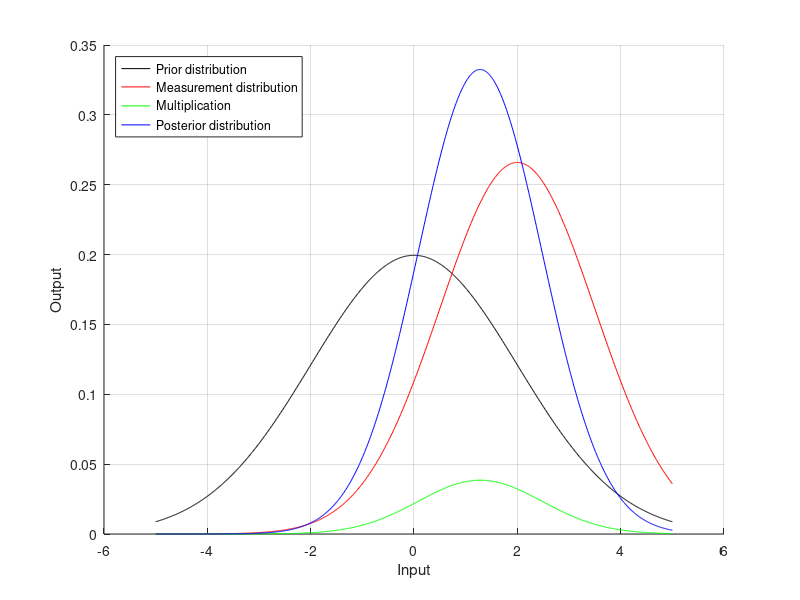
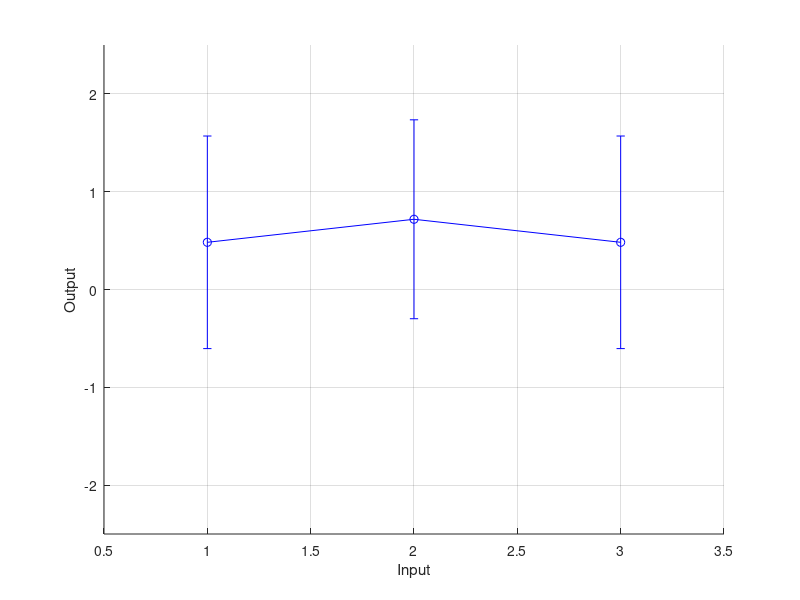
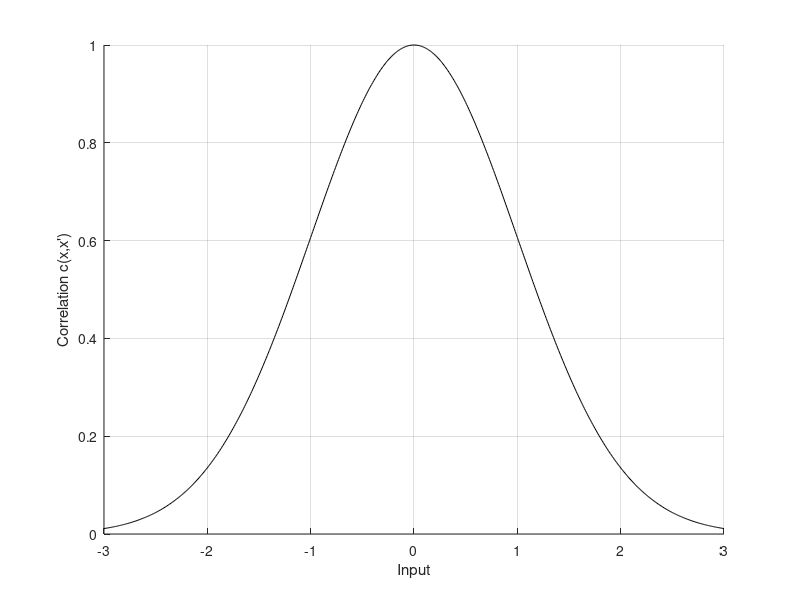
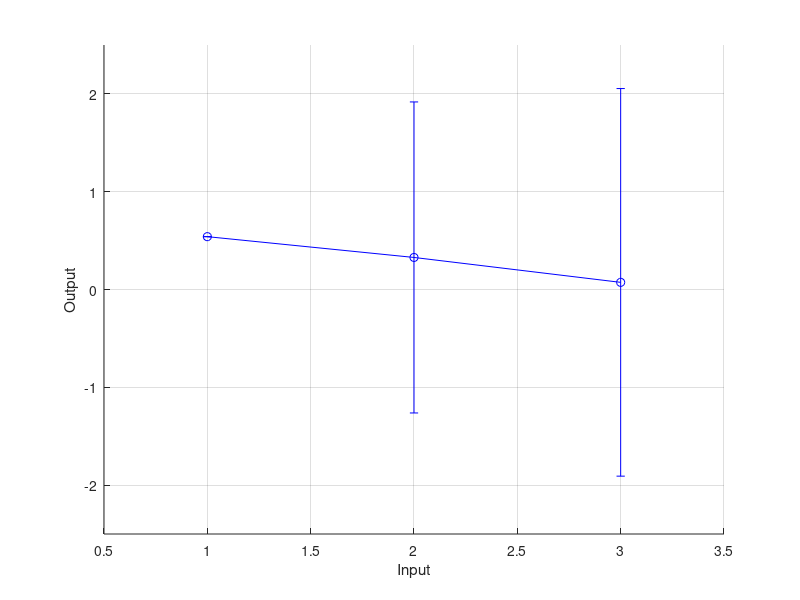

MATLAB code to generate these figures, in order:
% This file contains all the scripts for Chapter 2 of the Gaussian process regression thesis. 
% To use it, make sure that the Matlab directory is set to the directory of this file. Then first run this block, which initializes many parameters. Subsequently, you can run any block within
% this file separately, or you can just run them all together, for instance by pressing F5 or calling Chapter2 from the Matlab command.

% We set up the workspace, ready for executing scripts.
clear all; % Empty the workspace.
clc; % Empty the command window.
exportFigs = 0; % Do we export figures? 0 for no, 1 (or anything else) for yes.
useColor = 1; % Should we set up plots for colored output (1) or black-and-white output (0)?
addpath('../ExportFig'); % We add the functions for exporting figures.

%% Figure 2.1.
disp('Creating Figure 2.1.');
% We define data.
mPrior = 0; % This is the prior mean.
lfPrior = 2; % This is the prior standard deviation.
fHat = 2; % This is the measured value.
sfHat = 1.5; % This is the measurement noise standard deviation.

% We merge the data together to find the posterior mean and PDF.
sPost = sqrt(inv(inv(lfPrior^2) + inv(sfHat^2))); % This is the posterior standard deviation.
mPost = sPost^2*(lfPrior^2\mPrior + sfHat^2\fHat); % This is the posterior mean.

% We now set up plot data.
x = -5:0.01:5;
pdfPrior = normpdf(x, mPrior, lfPrior);
pdfMeasurement = normpdf(x, fHat, sfHat);
pdfProduct = pdfPrior.*pdfMeasurement; % We multiply the two PDFs.
pdfPosterior = normpdf(x, mPost, sPost); % And we normalize the result by dividing by the integral value. (Which is equivalent to calculating the PDF with the right mean and standard deviation, which is what we actually do.)

% We make a plot.
figure(1);
clf(1);
hold on;
grid on;
xlabel('Input');
ylabel('Output');
if useColor == 0
	plot(x, pdfPrior, 'k-');
	plot(x, pdfMeasurement, 'k--');
	plot(x, pdfProduct, 'k-.');
	plot(x, pdfPosterior, 'k-','LineWidth',2);
else
	plot(x, pdfPrior, 'k-');
	plot(x, pdfMeasurement, 'r-');
	plot(x, pdfProduct, 'g-');
	plot(x, pdfPosterior, 'b-');
end
legend('Prior distribution','Measurement distribution','Multiplication','Posterior distribution','Location','NorthWest');

% We export the plot, if desired.
if exportFigs ~= 0
	export_fig('MergingDistributions.png','-transparent');
end

%% Figure 2.2.
disp('Creating Figure 2.2.');
% We define data.
lf = 1; % This is the output length scale.
lx = 1; % This is the input length scale.
sf = 0.7; % This is the output noise scale.
X = [1,2,3]; % This is the set of input points x(1), x(2) and x(3).
fh = cos(X - 2)'; % This is the measured function value. The function we will approximate is cos(x - 2).

% We now set up the (squared exponential) covariance matrix and some related parameters.
n = size(X,2); % This is the number of input points.
diff = repmat(X,n,1) - repmat(X',1,n); % This is matrix containing differences between input points.
K = lf^2*exp(-1/2*diff.^2/lx^2); % This is the covariance matrix. It contains the covariances of each combination of points.
m = zeros(n,1); % This is the mean vector m(X). We assume a zero mean function.
Sfh = sf^2*eye(n); % This is the noise matrix \hat{S}_f.

% We apply GP regression.
SPost = inv(inv(K) + inv(Sfh)); % This is the posterior covariance matrix.
mPost = SPost*(K\m + Sfh\fh); % This is the posterior mean vector.
sPost = sqrt(diag(SPost)); % These are the posterior standard deviations.

% We set up the first plot with the prior error bars.
figure(2);
clf(2);
hold on;
grid on;
xlabel('Input');
ylabel('Output');
if useColor == 0
	errorbar(X, m, 2*lf*ones(n,1), 2*lf*ones(n,1), 'kd-');
else
	errorbar(X, m, 2*lf*ones(n,1), 2*lf*ones(n,1), 'ko-');
end
axis([0.5,3.5,-2.5,2.5]);
if exportFigs ~= 0
	export_fig('MergingMultipleDistributionsPrior.png','-transparent');
end

% We set up the second plot, with the measured error bars.
figure(2);
clf(2);
hold on;
grid on;
xlabel('Input');
ylabel('Output');
if useColor == 0
	errorbar(X, fh, 2*sf*ones(n,1), 2*sf*ones(n,1), 'ko-');
else
	errorbar(X, fh, 2*sf*ones(n,1), 2*sf*ones(n,1), 'ro-');
end
axis([0.5,3.5,-2.5,2.5]);
if exportFigs ~= 0
	export_fig('MergingMultipleDistributionsMeasurement.png','-transparent');
end

% We set up the third plot, with the posterior error bars.
figure(2);
clf(2);
hold on;
grid on;
xlabel('Input');
ylabel('Output');
if useColor == 0
	errorbar(X, mPost, 2*sPost, 2*sPost, 'k*-');
else
	errorbar(X, mPost, 2*sPost, 2*sPost, 'bo-');
end
axis([0.5,3.5,-2.5,2.5]);
if exportFigs ~= 0
	export_fig('MergingMultipleDistributionsPosterior.png','-transparent');
end

%% Figure 2.3.
disp('Creating Figure 2.3.');
% We define and calculate data.
lx = 1;
x = -3:0.01:3;
c = exp(-1/2*x.^2/lx^2);

% We plot the figure.
figHandle = figure(3);
set(figHandle, 'Position', [500, 500, 800, 300]); % We want a different size for this plot, so we adjust that.
clf(3);
hold on;
grid on;
plot(x,c,'k-');
xlabel('Input');
ylabel('Correlation c(x,x'')');
if exportFigs ~= 0
	export_fig('CorrelationFunction.png','-transparent');
end

%% Figure 2.4.
disp('Creating Figure 2.4.');
% We define data.
lf = 1; % This is the output length scale.
lx = 1; % This is the input length scale.
X = [1,2,3]; % This is the set of input points x(1), x(2) and x(3).
f1 = cos(X(1) - 2); % This is the measured function value. The function we will approximate is cos(x - 2).

% We now set up the (squared exponential) covariance matrix.
n = size(X,2); % This is the number of input points.
diff = repmat(X,n,1) - repmat(X',1,n); % This is matrix containing differences between input points.
K = lf^2*exp(-1/2*diff.^2/lx^2); % This is the covariance matrix. It contains the covariances of each combination of points.
m = zeros(n,1); % This is the mean vector m(X). We assume a zero mean function.

% We apply GP regression.
mPost = m + K(:,1)/K(1,1)*(f1 - m(1)); % This is the posterior mean vector.
SPost = K - K(:,1)/K(1,1)*K(1,:); % This is the posterior covariance matrix.
sPost = sqrt(diag(SPost)); % These are the posterior standard deviations.

% We set up the first plot with the prior error bars.
figure(4);
clf(4);
hold on;
grid on;
xlabel('Input');
ylabel('Output');
if useColor == 0
	errorbar(X, m, 2*lf*ones(n,1), 2*lf*ones(n,1), 'kd-');
else
	errorbar(X, m, 2*lf*ones(n,1), 2*lf*ones(n,1), 'ko-');
end
axis([0.5,3.5,-2.5,2.5]);
if exportFigs ~= 0
	export_fig('FirstGPRegressionPrior.png','-transparent');
end

% We set up the second plot, with the measured error bars.
figure(4);
clf(4);
hold on;
grid on;
xlabel('Input');
ylabel('Output');
if useColor == 0
	errorbar(X, [f1;0;0], [0;1e6;1e6], [0;1e6;1e6], 'ko-'); % We use 1e6 to indicate a very big (infinite) number.
else
	errorbar(X, [f1;0;0], [0;1e6;1e6], [0;1e6;1e6], 'ro-');
end
axis([0.5,3.5,-2.5,2.5]);
if exportFigs ~= 0
	export_fig('FirstGPRegressionMeasurement.png','-transparent');
end

% We set up the third plot, with the posterior error bars.
figure(4);
clf(4);
hold on;
grid on;
xlabel('Input');
ylabel('Output');
if useColor == 0
	errorbar(X, mPost, 2*sPost, 2*sPost, 'k*-');
else
	errorbar(X, mPost, 2*sPost, 2*sPost, 'bo-');
end
axis([0.5,3.5,-2.5,2.5]);
if exportFigs ~= 0
	export_fig('FirstGPRegressionPosterior.png','-transparent');
end

%% Figure 2.5.
disp('Creating Figure 2.5.');
% We define data.
lf = 1; % This is the output length scale.
lx = 1; % This is the input length scale.
Xs = 0.2:0.2:3.8; % These are the trial points.
Xm = [1,2.5]; % These are the measurement points.
fmh = cos(Xm - 2)'; % These are the measurement values.

% We now set up the (squared exponential) covariance matrix and related terms.
nm = size(Xm,2); % This is the number of measurement points.
ns = size(Xs,2); % This is the number of trial points.
X = [Xm,Xs]; % We merge the measurement and trial points.
n = size(X,2); % This is the number of points.
diff = repmat(X,n,1) - repmat(X',1,n); % This is matrix containing differences between input points.
K = lf^2*exp(-1/2*diff.^2/lx^2); % This is the covariance matrix. It contains the covariances of each combination of points.
Kmm = K(1:nm,1:nm);
Kms = K(1:nm,nm+1:end);
Ksm = Kms';
Kss = K(nm+1:end,nm+1:end);
mm = zeros(nm,1); % This is the mean vector m(Xm). We assume a zero mean function.
ms = zeros(ns,1); % This is the mean vector m(Xs). We assume a zero mean function.

% Next, we apply GP regression.
mPost = ms + Ksm/Kmm*(fmh - mm); % This is the posterior mean vector.
SPost = Kss - Ksm/Kmm*Kms; % This is the posterior covariance matrix.
sPost = sqrt(diag(SPost)); % These are the posterior standard deviations.

% We set up error bar plots.
figure(5);
clf(5);
hold on;
grid on;
xlabel('Input');
ylabel('Output');
if useColor == 0
	errorbar(Xs, mPost, 2*sPost, 2*sPost, 'k*-');
	plot(Xm, fmh, 'ko'); % We plot the measurement points.
else
	errorbar(Xs, mPost, 2*sPost, 2*sPost, 'bo-');
	plot(Xm, fmh, 'ro'); % We plot the measurement points.
end
axis([0,4,-1.5,2.5]);
if exportFigs ~= 0
	export_fig('SecondGPRegression1.png','-transparent');
end

% We define other data.
Xs = 0:0.01:4;
Xm = [1,2.5,3.7,0.1];
fmh = cos(Xm - 2)'; % These are the measurement values.

% We set up the (squared exponential) covariance matrix and related terms in exactly the same way.
nm = size(Xm,2); % This is the number of measurement points.
ns = size(Xs,2); % This is the number of trial points.
X = [Xm,Xs]; % We merge the measurement and trial points.
n = size(X,2); % This is the number of points.
diff = repmat(X,n,1) - repmat(X',1,n); % This is matrix containing differences between input points.
K = lf^2*exp(-1/2*diff.^2/lx^2); % This is the covariance matrix. It contains the covariances of each combination of points.
Kmm = K(1:nm,1:nm);
Kms = K(1:nm,nm+1:end);
Ksm = Kms';
Kss = K(nm+1:end,nm+1:end);
mm = zeros(nm,1); % This is the mean vector m(Xm). We assume a zero mean function.
ms = zeros(ns,1); % This is the mean vector m(Xs). We assume a zero mean function.

% We apply GP regression in exactly the same way.
mPost = ms + Ksm/Kmm*(fmh - mm); % This is the posterior mean vector.
SPost = Kss - Ksm/Kmm*Kms; % This is the posterior covariance matrix.
sPost = sqrt(diag(SPost)); % These are the posterior standard deviations.

% We set up a plot in a new way, using a grey'ish area instead of error bars.
figure(5);
clf(5);
hold on;
grid on;
xlabel('Input');
ylabel('Output');
if useColor == 0
	patch([Xs, fliplr(Xs)],[mPost-2*sPost; flipud(mPost+2*sPost)], 1, 'FaceColor', [1,1,1]*0.9, 'EdgeColor', 'none'); % This is the grey area in the plot.
	patch([Xs, fliplr(Xs)],[mPost-sPost; flipud(mPost+sPost)], 1, 'FaceColor', [1,1,1]*0.8, 'EdgeColor', 'none'); % This is the grey area in the plot.
	set(gca, 'layer', 'top'); % We make sure that the grid lines and axes are above the grey area.
	plot(Xs, mPost, 'k-', 'LineWidth', 1); % We plot the mean line.
	plot(Xm, fmh, 'ko'); % We plot the measurement points.
else
	patch([Xs, fliplr(Xs)],[mPost-2*sPost; flipud(mPost+2*sPost)], 1, 'FaceColor', [0.9,0.9,1], 'EdgeColor', 'none'); % This is the grey area in the plot.
	patch([Xs, fliplr(Xs)],[mPost-sPost; flipud(mPost+sPost)], 1, 'FaceColor', [0.8,0.8,1], 'EdgeColor', 'none'); % This is the grey area in the plot.
	set(gca, 'layer', 'top'); % We make sure that the grid lines and axes are above the grey area.
	plot(Xs, mPost, 'b-', 'LineWidth', 1); % We plot the mean line.
	plot(Xm, fmh, 'ro'); % We plot the measurement points.
end
axis([0,4,-1.5,2.5]);
if exportFigs ~= 0
	export_fig('SecondGPRegression2.png','-transparent');
end

%% Figure 2.6.
disp('Creating Figure 2.6.');
% We define data.
lf = 1; % This is the output length scale.
lx = 1; % This is the input length scale.
sfm = 0.1; % This is the output noise scale.
Xs = 0:0.01:4; % These are the trial points.
Xm = [1,2.5,3.7,0.1]; % These are the measurement points.
fmh = cos(Xm - 2)' + sfm*randn(size(Xm))'; % These are the measurement values, corrupted by noise.

% We now set up the (squared exponential) covariance matrix and related terms.
nm = size(Xm,2); % This is the number of measurement points.
ns = size(Xs,2); % This is the number of trial points.
X = [Xm,Xs]; % We merge the measurement and trial points.
n = size(X,2); % This is the number of points.
diff = repmat(X,n,1) - repmat(X',1,n); % This is matrix containing differences between input points.
K = lf^2*exp(-1/2*diff.^2/lx^2); % This is the covariance matrix. It contains the covariances of each combination of points.
Kmm = K(1:nm,1:nm);
Kms = K(1:nm,nm+1:end);
Ksm = Kms';
Kss = K(nm+1:end,nm+1:end);
Sfm = sfm^2*eye(nm); % This is the noise covariance matrix.
mm = zeros(nm,1); % This is the mean vector m(Xm). We assume a zero mean function.
ms = zeros(ns,1); % This is the mean vector m(Xs). We assume a zero mean function.

% Next, we apply GP regression.
mPost = ms + Ksm/(Kmm + Sfm)*(fmh - mm); % This is the posterior mean vector.
SPost = Kss - Ksm/(Kmm + Sfm)*Kms; % This is the posterior covariance matrix.
sPost = sqrt(diag(SPost)); % These are the posterior standard deviations.

% We set up the GP plot.
figure(6);
clf(6);
hold on;
grid on;
xlabel('Input');
ylabel('Output');
if useColor == 0
	patch([Xs, fliplr(Xs)],[mPost-2*sPost; flipud(mPost+2*sPost)], 1, 'FaceColor', [1,1,1]*0.9, 'EdgeColor', 'none'); % This is the grey area in the plot.
	patch([Xs, fliplr(Xs)],[mPost-sPost; flipud(mPost+sPost)], 1, 'FaceColor', [1,1,1]*0.8, 'EdgeColor', 'none'); % This is the grey area in the plot.
	set(gca, 'layer', 'top'); % We make sure that the grid lines and axes are above the grey area.
	plot(Xs, mPost, 'k-', 'LineWidth', 1); % We plot the mean line.
	plot(Xm, fmh, 'ko'); % We plot the measurement points.
else
	patch([Xs, fliplr(Xs)],[mPost-2*sPost; flipud(mPost+2*sPost)], 1, 'FaceColor', [0.9,0.9,1], 'EdgeColor', 'none'); % This is the grey area in the plot.
	patch([Xs, fliplr(Xs)],[mPost-sPost; flipud(mPost+sPost)], 1, 'FaceColor', [0.8,0.8,1], 'EdgeColor', 'none'); % This is the grey area in the plot.
	set(gca, 'layer', 'top'); % We make sure that the grid lines and axes are above the grey area.
	plot(Xs, mPost, 'b-', 'LineWidth', 1); % We plot the mean line.
	plot(Xm, fmh, 'ro'); % We plot the measurement points.
end
axis([0,4,-1.5,2.5]);
if exportFigs ~= 0
	export_fig('NoisyGPRegression.png','-transparent');
end

%% Figure 2.7.
disp('Creating Figure 2.7.');
% We first of all do the exact same thing as for figure 2.6.
% We define data.
lf = 1; % This is the output length scale.
lx = 1; % This is the input length scale.
sfm = 0.1; % This is the output noise scale.
Xs = 0:0.01:4; % These are the trial points.
Xm = [1,2.5,3.7,0.1]; % These are the measurement points.
fmh = cos(Xm - 2)' + sfm*randn(size(Xm))'; % These are the measurement values, corrupted by noise.

% We now set up the (squared exponential) covariance matrix and related terms.
nm = size(Xm,2); % This is the number of measurement points.
ns = size(Xs,2); % This is the number of trial points.
X = [Xm,Xs]; % We merge the measurement and trial points.
n = size(X,2); % This is the number of points.
diff = repmat(X,n,1) - repmat(X',1,n); % This is matrix containing differences between input points.
K = lf^2*exp(-1/2*diff.^2/lx^2); % This is the covariance matrix. It contains the covariances of each combination of points.
Kmm = K(1:nm,1:nm);
Kms = K(1:nm,nm+1:end);
Ksm = Kms';
Kss = K(nm+1:end,nm+1:end);
Sfm = sfm^2*eye(nm); % This is the noise covariance matrix.
mm = zeros(nm,1); % This is the mean vector m(Xm). We assume a zero mean function.
ms = zeros(ns,1); % This is the mean vector m(Xs). We assume a zero mean function.

% Next, we apply GP regression.
mPost = ms + Ksm/(Kmm + Sfm)*(fmh - mm); % This is the posterior mean vector.
SPost = Kss - Ksm/(Kmm + Sfm)*Kms; % This is the posterior covariance matrix.
sPost = sqrt(diag(SPost)); % These are the posterior standard deviations.

% We set up the GP plot.
figure(7);
clf(7);
hold on;
grid on;
xlabel('Input');
ylabel('Output');
if useColor == 0
	patch([Xs, fliplr(Xs)],[mPost-2*sPost; flipud(mPost+2*sPost)], 1, 'FaceColor', [1,1,1]*0.9, 'EdgeColor', 'none'); % This is the grey area in the plot.
	patch([Xs, fliplr(Xs)],[mPost-sPost; flipud(mPost+sPost)], 1, 'FaceColor', [1,1,1]*0.8, 'EdgeColor', 'none'); % This is the grey area in the plot.
	set(gca, 'layer', 'top'); % We make sure that the grid lines and axes are above the grey area.
	plot(Xs, mPost, 'k-', 'LineWidth', 1); % We plot the mean line.
	plot(Xm, fmh, 'ko'); % We plot the measurement points.
else
	patch([Xs, fliplr(Xs)],[mPost-2*sPost; flipud(mPost+2*sPost)], 1, 'FaceColor', [0.9,0.9,1], 'EdgeColor', 'none'); % This is the grey area in the plot.
	patch([Xs, fliplr(Xs)],[mPost-sPost; flipud(mPost+sPost)], 1, 'FaceColor', [0.8,0.8,1], 'EdgeColor', 'none'); % This is the grey area in the plot.
	set(gca, 'layer', 'top'); % We make sure that the grid lines and axes are above the grey area.
	plot(Xs, mPost, 'b-', 'LineWidth', 1); % We plot the mean line.
	plot(Xm, fmh, 'ro'); % We plot the measurement points.
end
axis([0,4,-1.5,2.5]);

% Next, we generate samples from the posterior distribution of the trial points.
rng(5, 'twister'); % We fix Matlab's random number generator, so that it always creates functions which I've found to be pretty representative as far as random samples go.
eps = 1e-10; % We use a small number to add to the diagonal (so to the eigenvalues) of the matrix, to make sure Matlab doesn't give any numerical issues with finding the Cholesky decomposition.
SPostCholesky = chol(SPost + eps*eye(ns)); % We use the Cholesky decomposition to sample from the posterior Gaussian distribution.
sample1 = mPost + SPostCholesky'*randn(ns,1); % We generate a sample from the Gaussian distribution with mean mPost and with covariance matrix SPost.
% sample1 = mvnrnd(mPost, SPost + eps*eye(ns))'; % We could have also used this, which is the equivalent of the previous two lines, but the mvnrnd function gives numerical problems more quickly than the cholesky function.
plot(Xs, sample1, 'k--');
sample2 = mPost + SPostCholesky'*randn(ns,1); % We generate a sample from the Gaussian distribution with mean mPost and with covariance matrix SPost.
plot(Xs, sample2, 'k-.');
sample3 = mPost + SPostCholesky'*randn(ns,1); % We generate a sample from the Gaussian distribution with mean mPost and with covariance matrix SPost.
plot(Xs, sample3, 'k:');
rng('shuffle'); % And we unfix Matlab's random number generator again.

% And we export the graph too.
if exportFigs ~= 0
	export_fig('GPSamples.png','-transparent');
end

%% Figure 2.8.
disp('Creating Figure 2.8.');
% We define data.
lf = 1; % This is the output length scale.
lx = [1;0.5]; % These are the input length scales.
sfm = 0.02; % This is the output noise scale.
xMin = [0;0]; % These are the minimums for the plot area.
xMax = [4;4]; % These are the maximums for the plot area.
rng(5, 'twister'); % I'm fixing Matlab's random number generator again.
nm = 20; % This is the number of measurement points which we will use.
Xm = repmat(xMin,1,nm) + rand(2,nm).*(repmat(xMax,1,nm) - repmat(xMin,1,nm));
fmh = (cos(Xm(1,:) - 2) + cos(2*(Xm(2,:) - 2)))' + sfm*randn(1,nm)'; % These are the measurement values, corrupted by noise.
rng('shuffle'); % And we unfix the random number generator again.

% We set up the trial points.
nsPerDimension = 51; % This is the number of trial points per dimension.
ns = nsPerDimension^2; % This is the total number of trial points.
[x1Mesh,x2Mesh] = meshgrid(linspace(xMin(1),xMax(1),nsPerDimension),linspace(xMin(2),xMax(2),nsPerDimension));
Xs = [reshape(x1Mesh,1,ns); reshape(x2Mesh,1,ns)];

% We now set up the (squared exponential) covariance matrix and related terms.
X = [Xm,Xs]; % We merge the measurement and trial points.
n = size(X,2); % This is the number of points.
diff = repmat(permute(X,[3,2,1]),n,1) - repmat(permute(X,[2,3,1]),1,n); % This is matrix containing differences between input points. We have rearranged things so that indices 1 and 2 represent the numbers of vectors, while index 3 represents the element within the vector.
K = lf^2*exp(-1/2*sum(diff.^2./repmat(permute(lx.^2,[3,2,1]),n,n), 3)); % This is the covariance matrix. It contains the covariances of each combination of points.
Kmm = K(1:nm,1:nm);
Kms = K(1:nm,nm+1:end);
Ksm = Kms';
Kss = K(nm+1:end,nm+1:end);
Sfm = sfm^2*eye(nm); % This is the noise covariance matrix.
mm = zeros(nm,1); % This is the mean vector m(Xm). We assume a zero mean function.
ms = zeros(ns,1); % This is the mean vector m(Xs). We assume a zero mean function.

% Next, we apply GP regression.
mPost = ms + Ksm/(Kmm + Sfm)*(fmh - mm); % This is the posterior mean vector.
SPost = Kss - Ksm/(Kmm + Sfm)*Kms; % This is the posterior covariance matrix.
sPost = sqrt(diag(SPost)); % These are the posterior standard deviations.
mPost = reshape(mPost, nsPerDimension, nsPerDimension); % We put the result in a square format again.
sPost = reshape(sPost, nsPerDimension, nsPerDimension); % We put the result in a square format again.

% And then we plot the result.
figure(8);
clf(8);
hold on;
grid on;
sDown = surface(x1Mesh, x2Mesh, mPost - 2*sPost);
set(sDown,'FaceAlpha',0.3);
set(sDown,'LineStyle','none');
sUp = surface(x1Mesh, x2Mesh, mPost + 2*sPost);
set(sUp,'FaceAlpha',0.3);
set(sUp,'LineStyle','none');
sMid = surface(x1Mesh, x2Mesh, mPost);
set(sMid,'FaceAlpha',0.8);
if useColor == 0
	set(sDown,'FaceColor',[0.5,0.5,0.5]);
	set(sUp,'FaceColor',[0.5,0.5,0.5]);
	set(sMid,'FaceColor',[0.5,0.5,0.5]);
	scatter3(Xm(1,:), Xm(2,:), fmh, 'ko', 'filled');
else
	set(sDown,'FaceColor',[0,0,1]);
	set(sUp,'FaceColor',[0,0,1]);
	set(sMid,'FaceColor',[0,0,1]);
	scatter3(Xm(1,:), Xm(2,:), fmh, 'ro', 'filled');
end
xlabel('Input 1');
ylabel('Input 2');
zlabel('Output');
view([118,10]);
if exportFigs ~= 0
	export_fig('MultiInputGPRegression.png','-transparent');
end


%% Figure 2.9.
disp('Creating Figure 2.9.');
% We define data.
lf = 1; % This is the output length scale.
lx = 1; % This is the input length scale.
sfm = 0.1; % This is the output noise scale.
Xs = 0:0.01:4; % These are the trial points.
Xm = [1,2.5,3.7,0.1]; % These are the measurement points.
fmh = cos(Xm - 2)' + sfm*randn(size(Xm))'; % These are the measurement values, corrupted by noise.

% We now set up the (squared exponential) covariance matrix and related terms.
nm = size(Xm,2); % This is the number of measurement points.
ns = size(Xs,2); % This is the number of trial points.
X = [Xm,Xs]; % We merge the measurement and trial points.
n = size(X,2); % This is the number of points.
diff = repmat(X,n,1) - repmat(X',1,n); % This is matrix containing differences between input points.
K = lf^2*exp(-1/2*diff.^2/lx^2); % This is the covariance matrix. It contains the covariances of each combination of points.
Kmm = K(1:nm,1:nm);
Kms = K(1:nm,nm+1:end);
Ksm = Kms';
Kss = K(nm+1:end,nm+1:end);
Sfm = sfm^2*eye(nm); % This is the noise covariance matrix.
mm = zeros(nm,1); % This is the mean vector m(Xm). We assume a zero mean function.
ms = zeros(ns,1); % This is the mean vector m(Xs). We assume a zero mean function.

% Next, we apply GP regression.
mPost = ms + Ksm/(Kmm + Sfm)*(fmh - mm); % This is the posterior mean vector.
SPost = Kss - Ksm/(Kmm + Sfm)*Kms; % This is the posterior covariance matrix.
sPost = sqrt(diag(SPost)); % These are the posterior standard deviations.

% We set up the GP plot.
figure(6);
clf(6);
hold on;
grid on;
xlabel('Input');
ylabel('Output');
if useColor == 0
	patch([Xs, fliplr(Xs)],[mPost-2*sPost; flipud(mPost+2*sPost)], 1, 'FaceColor', [1,1,1]*0.9, 'EdgeColor', 'none'); % This is the grey area in the plot.
	patch([Xs, fliplr(Xs)],[mPost-sPost; flipud(mPost+sPost)], 1, 'FaceColor', [1,1,1]*0.8, 'EdgeColor', 'none'); % This is the grey area in the plot.
	set(gca, 'layer', 'top'); % We make sure that the grid lines and axes are above the grey area.
	plot(Xs, mPost, 'k-', 'LineWidth', 1); % We plot the mean line.
	plot(Xm, fmh, 'ko'); % We plot the measurement points.
else
	patch([Xs, fliplr(Xs)],[mPost-2*sPost; flipud(mPost+2*sPost)], 1, 'FaceColor', [0.9,0.9,1], 'EdgeColor', 'none'); % This is the grey area in the plot.
	patch([Xs, fliplr(Xs)],[mPost-sPost; flipud(mPost+sPost)], 1, 'FaceColor', [0.8,0.8,1], 'EdgeColor', 'none'); % This is the grey area in the plot.
	set(gca, 'layer', 'top'); % We make sure that the grid lines and axes are above the grey area.
	plot(Xs, mPost, 'b-', 'LineWidth', 1); % We plot the mean line.
	plot(Xm, fmh, 'ro'); % We plot the measurement points.
end
axis([0,4,-1.5,2.5]);
if exportFigs ~= 0
	export_fig('OriginalGP.png','-transparent');
end

% We now take derivatives of the posterior distribution.
d2Kss = Kss.*(1/lx^2 - (diff(nm+1:end,nm+1:end).^2/lx^4)); % This is the derivative d^2 k(x,x') / dx dx' for the trial points.
dKms = Kms.*diff(1:nm,nm+1:end)/lx^2; % This is the derivative dk(x,x') / dx' where the first input is the set of measurement points and the second input is the set of trial points.
dKsm = dKms'; % This is the derivative dk(x,x') / dx where the first input is the set of trial points and the second input is the set of measurement points.
mdPost = dKsm/(Kmm + Sfm)*(fmh - mm); % These are the posterior mean of the derivative.
SdPost = d2Kss - dKsm/(Kmm + Sfm)*dKms; % These are the posterior covariance of the derivative.
sdPost = sqrt(diag(SdPost)); % These are the posterior standard deviations of the derivative.

% We set up the GP plot.
figure(6);
clf(6);
hold on;
grid on;
xlabel('Input');
ylabel('Output');
if useColor == 0
	patch([Xs, fliplr(Xs)],[mdPost-2*sdPost; flipud(mdPost+2*sdPost)], 1, 'FaceColor', [1,1,1]*0.9, 'EdgeColor', 'none'); % This is the grey area in the plot.
	patch([Xs, fliplr(Xs)],[mdPost-sdPost; flipud(mdPost+sdPost)], 1, 'FaceColor', [1,1,1]*0.8, 'EdgeColor', 'none'); % This is the grey area in the plot.
	set(gca, 'layer', 'top'); % We make sure that the grid lines and axes are above the grey area.
	plot(Xs, mdPost, 'k-', 'LineWidth', 1); % We plot the mean line.
else
	patch([Xs, fliplr(Xs)],[mdPost-2*sdPost; flipud(mdPost+2*sdPost)], 1, 'FaceColor', [0.9,0.9,1], 'EdgeColor', 'none'); % This is the grey area in the plot.
	patch([Xs, fliplr(Xs)],[mdPost-sdPost; flipud(mdPost+sdPost)], 1, 'FaceColor', [0.8,0.8,1], 'EdgeColor', 'none'); % This is the grey area in the plot.
	set(gca, 'layer', 'top'); % We make sure that the grid lines and axes are above the grey area.
	plot(Xs, mdPost, 'b-', 'LineWidth', 1); % We plot the mean line.
end
axis([0,4,-2,2]);
if exportFigs ~= 0
	export_fig('DerivativeGP.png','-transparent');
end

%% Figure 2.10.
disp('Creating Figure 2.10.');
% We define data.
lf = 1; % This is the output length scale.
lx = 1; % This is the input length scale.
sfm = 0.01; % This is the output noise scale.
sdfh = 0.01; % This is the output derivative noise scale.
Xs = 0:0.01:4; % These are the trial points.
Xm = [1,2.5,3.7,0.1,3.2]; % These are the measurement points.
useValueM = logical([1,0,1,0,0]); % This is an array indicating whether we want to use the function value for the given point. We also turn it into logicals, so Matlab allows us to use it as indices.
useDerivativeM = logical([1,1,0,1,0]); % This is an array indicating whether we want to use the derivative for the given point.
fmh = [(useValueM.*cos(Xm - 2))' + sfm*randn(size(Xm))'; (useDerivativeM.*(-sin(Xm - 2)))' + sdfh*randn(size(Xm))']; % These are the measurement values, corrupted by noise. We first have the measurement values and then the derivative values.

% We now set up a covariance matrix. Or actually, we set up four, based on whether we are using derivatives or values.
nm = size(Xm,2); % This is the number of measurement points.
ns = size(Xs,2); % This is the number of trial points.
X = [Xm,Xs]; % We merge the measurement and trial points.
n = size(X,2); % This is the number of points.
diff = repmat(X,n,1) - repmat(X',1,n); % This is matrix containing differences between input points.
Kvv = lf^2*exp(-1/2*diff.^2/lx^2); % This is the covariance matrix. It contains the covariances of each combination of points.
Kdv = Kvv.*(diff/lx^2); % This is the covariance between the function derivatives and the function values.
Kvd = Kvv.*(-diff/lx^2); % This is the covariance between the function values and the function derivatives.
Kdd = Kvv.*(repmat(lx^2,n,n) - diff.^2)/lx^2;
Kmm = [Kvv(1:nm,1:nm),Kvd(1:nm,1:nm);Kdv(1:nm,1:nm),Kdd(1:nm,1:nm)];
Kms = [Kvv(1:nm,nm+1:end);Kdv(1:nm,nm+1:end)];
Ksm = Kms';
Kss = Kvv(nm+1:end,nm+1:end);
Sfm = diag([sfm^2*(ones(1,nm) + (1 - useValueM)*1e6^2),sdfh^2*(ones(1,nm) + (1 - useDerivativeM)*1e6^2)]); % This is the noise covariance matrix. Here, we set certain covariances to the correct value. We set other covariances to infinity (or a very large value) to indicate that we don't use those.
mm = zeros(2*nm,1); % This is the mean vector m(Xm). We assume a zero mean function.
ms = zeros(ns,1); % This is the mean vector m(Xs). We assume a zero mean function.

% Next, we apply GP regression.
mPost = ms + Ksm/(Kmm + Sfm)*(fmh - mm); % This is the posterior mean vector.
SPost = Kss - Ksm/(Kmm + Sfm)*Kms; % This is the posterior covariance matrix.
sPost = sqrt(diag(SPost)); % These are the posterior standard deviations.

% We calculate some line properties for the derivative lines.
derivativeLineLength = 0.2; % We set the length of the derivative lines.
mPostM = (inv(Kmm) + inv(Sfm))\(Kmm\mm + Sfm\fmh); % We calculate the posterior mean of the measurement points.
lineX = [Xm' - derivativeLineLength/2, Xm' + derivativeLineLength/2]; % These are the starting and ending x-coordinates of the derivative lines.
lineY = [useValueM'.*fmh(1:nm) + (1 - useValueM)'.*mPostM(1:nm) - fmh(nm+1:2*nm)*derivativeLineLength/2, useValueM'.*fmh(1:nm) + (1 - useValueM)'.*mPostM(1:nm) + fmh(nm+1:2*nm)*derivativeLineLength/2]; % These are the starting and ending y-coordinates of the derivative lines. As base y-coordinate, we use the measured value fmh wherever it is used, and the posterior value from mPostM otherwise.

% We set up the GP plot.
figure(10);
clf(10);
hold on;
grid on;
xlabel('Input');
ylabel('Output');
if useColor == 0
	patch([Xs, fliplr(Xs)],[mPost-2*sPost; flipud(mPost+2*sPost)], 1, 'FaceColor', [1,1,1]*0.9, 'EdgeColor', 'none'); % This is the grey area in the plot.
	patch([Xs, fliplr(Xs)],[mPost-sPost; flipud(mPost+sPost)], 1, 'FaceColor', [1,1,1]*0.8, 'EdgeColor', 'none'); % This is the grey area in the plot.
	set(gca, 'layer', 'top'); % We make sure that the grid lines and axes are above the grey area.
	plot(Xs, mPost, 'k-', 'LineWidth', 1); % We plot the mean line.
	plot(Xm(useValueM), fmh(useValueM), 'ko'); % We plot the measurement points.
	for i = 1:size(lineX,1) % And we plot the derivative lines.
		if useDerivativeM(i) % We only draw the lines that we have actually used.
			plot(lineX(i,:), lineY(i,:), 'k-', 'LineWidth', 2);
		end
	end
else
	patch([Xs, fliplr(Xs)],[mPost-2*sPost; flipud(mPost+2*sPost)], 1, 'FaceColor', [0.9,0.9,1], 'EdgeColor', 'none'); % This is the grey area in the plot.
	patch([Xs, fliplr(Xs)],[mPost-sPost; flipud(mPost+sPost)], 1, 'FaceColor', [0.8,0.8,1], 'EdgeColor', 'none'); % This is the grey area in the plot.
	set(gca, 'layer', 'top'); % We make sure that the grid lines and axes are above the grey area.
	plot(Xs, mPost, 'b-', 'LineWidth', 1); % We plot the mean line.
	plot(Xm(useValueM), fmh(useValueM), 'ro'); % We plot the measurement points.
	for i = 1:size(lineX,1) % And we plot the derivative lines.
		if useDerivativeM(i) % We only draw the lines that we have actually used.
			plot(lineX(i,:), lineY(i,:), 'r-', 'LineWidth', 1);
		end
	end
end
axis([0,4,-1.5,2.5]);
if exportFigs ~= 0
	export_fig('UsingDerivativeData.png','-transparent');
end